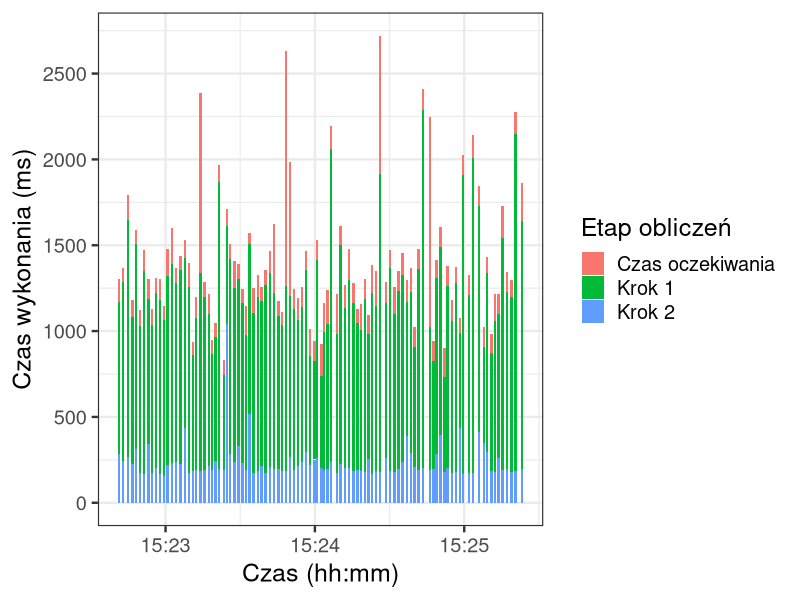

The R source for this figure:
library("ggplot2")
library("scales")

png(filename="aws-data-intensive-10mb-barplot.png", width=800, height=600)

dat = read.csv("barplot.csv")
dat$time = as.POSIXct(dat$time, format = "%Y-%m-%dT%H:%M:%OSZ")
#dat$name= factor(dat$name,levels=sort(levels(dat$name), TRUE))

ggplot(dat, aes(time, duration)) +
geom_bar(stat="identity", aes(fill=name)) +
theme(plot.margin = unit(c(1,1,1,1), "cm")) + theme_bw(base_size=18) +
scale_y_continuous(breaks=pretty_breaks(n=10)) +
labs(x = "Czas (hh:mm)", y = "Czas wykonania (ms)", fill = "Etap obliczeń")
